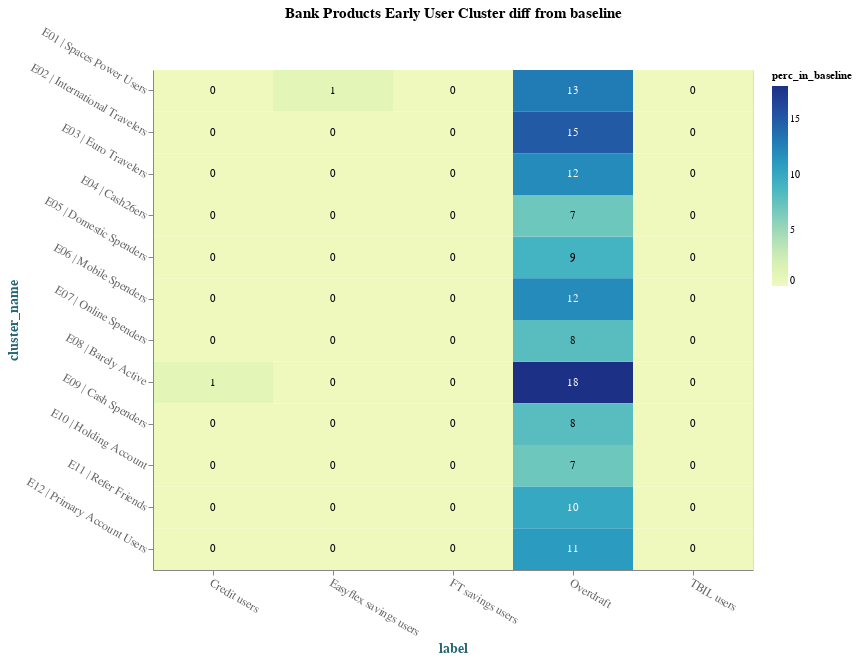

Write notebook code for a chart like this one.
### Code cell
heatmap = (
    alt.Chart(bp_perc_baseline_df)
    .mark_rect()
    .encode(
        x="label:N",
        y="cluster_name:N",
        color="perc_in_baseline:Q",
        tooltip="perc_in_baseline:Q",
    )
    .properties(
        width=600,
        height=500,
        title="Proportion of Bank Product users in the DEU baseline",
    )
)

# Configure text
text = heatmap.mark_text(baseline="middle").encode(
    text="perc_in_baseline:Q",
    color=alt.condition(
        alt.datum.perc_in_baseline < 10, alt.value("black"), alt.value("white")
    ),
)

graph = (
    alt.hconcat(heatmap + text)
    .configure_axis(
        labelFontSize=12,
        titleFontSize=14,
        labelAngle=30,
        labelColor="#666666",
        titleColor="#266678",
        grid=False,
    )
    .configure_title(fontSize=15)
)

graph

### Figure 1 — Vega-Lite specification as saved in the notebook (floating-point values rounded to 4 significant figures)
{"config": {"view": {"continuousWidth": 400, "continuousHeight": 300}, "axis": {"grid": false, "labelAngle": 30, "labelColor": "#666666", "labelFontSize": 12, "titleColor": "#266678", "titleFontSize": 14}, "title": {"fontSize": 15}}, "hconcat": [{"layer": [{"mark": "rect", "encoding": {"color": {"type": "quantitative", "field": "perc_in_baseline"}, "tooltip": {"type": "quantitative", "field": "perc_in_baseline"}, "x": {"type": "nominal", "field": "label"}, "y": {"type": "nominal", "field": "cluster_name"}}, "height": 500, "title": "Bank Products Early User Cluster diff from baseline", "width": 600}, {"mark": {"type": "text", "baseline": "middle"}, "encoding": {"color": {"condition": {"value": "black", "test": "(datum.perc_in_baseline < 10)"}, "value": "white"}, "text": {"type": "quantitative", "field": "perc_in_baseline"}, "tooltip": {"type": "quantitative", "field": "perc_in_baseline"}, "x": {"type": "nominal", "field": "label"}, "y": {"type": "nominal", "field": "cluster_name"}}, "height": 500, "title": "Bank Products Early User Cluster diff from baseline", "width": 600}]}], "data": {"name": "data-0c486f67df364de494776fc2deeec302"}, "$schema": "https://vega.github.io/schema/vega-lite/v4.8.1.json", "datasets": {"data-0c486f67df364de494776fc2deeec302": [{"label": "Overdraft", "cluster_name": "E08 | Barely Active", "cluster_n_users": 37040.0, "bp_n_users": 6613, "perc_in_baseline": 18.0}, {"label": "Overdraft", "cluster_name": "E03 | Euro Travelers", "cluster_n_users": 23450.0, "bp_n_users": 2703, "perc_in_baseline": 12.0}, {"label": "Overdraft", "cluster_name": "E10 | Holding Account", "cluster_n_users": 127200.0, "bp_n_users": 8672, "perc_in_baseline": 7.0}, {"label": "Overdraft", "cluster_name": "E05 | Domestic Spenders", "cluster_n_users": 106200.0, "bp_n_users": 9553, "perc_in_baseline": 9.0}, {"label": "Overdraft", "cluster_name": "E01 | Spaces Power Users", "cluster_n_users": 71590.0, "bp_n_users": 9108, "perc_in_baseline": 13.0}, {"label": "Overdraft", "cluster_name": "E12 | Primary Account Users", "cluster_n_users": 47600.0, "bp_n_users": 5434, "perc_in_baseline": 11.0}, {"label": "Overdraft", "cluster_name": "E06 | Mobile Spenders", "cluster_n_users": 55460.0, "bp_n_users": 6767, "perc_in_baseline": 12.0}, {"label": "Overdraft", "cluster_name": "E09 | Cash Spenders", "cluster_n_users": 25800.0, "bp_n_users": 2145, "perc_in_baseline": 8.0}, {"label": "Overdraft", "cluster_name": "E02 | International Travelers", "cluster_n_users": 10470.0, "bp_n_users": 1577, "perc_in_baseline": 15.0}, {"label": "Overdraft", "cluster_name": "E04 | Cash26ers", "cluster_n_users": 30760.0, "bp_n_users": 2169, "perc_in_baseline": 7.0}, {"label": "Overdraft", "cluster_name": "E07 | Online Spenders", "cluster_n_users": 39110.0, "bp_n_users": 3240, "perc_in_baseline": 8.0}, {"label": "Overdraft", "cluster_name": "E11 | Refer Friends", "cluster_n_users": 7574.0, "bp_n_users": 756, "perc_in_baseline": 10.0}, {"label": "FT savings users", "cluster_name": "E07 | Online Spenders", "cluster_n_users": 39110.0, "bp_n_users": 25, "perc_in_baseline": 0.0}, {"label": "FT savings users", "cluster_name": "E10 | Holding Account", "cluster_n_users": 127200.0, "bp_n_users": 137, "perc_in_baseline": 0.0}, {"label": "FT savings users", "cluster_name": "E05 | Domestic Spenders", "cluster_n_users": 106200.0, "bp_n_users": 119, "perc_in_baseline": 0.0}, {"label": "FT savings users", "cluster_name": "E04 | Cash26ers", "cluster_n_users": 30760.0, "bp_n_users": 14, "perc_in_baseline": 0.0}, {"label": "FT savings users", "cluster_name": "E01 | Spaces Power Users", "cluster_n_users": 71590.0, "bp_n_users": 142, "perc_in_baseline": 0.0}, {"label": "FT savings users", "cluster_name": "E12 | Primary Account Users", "cluster_n_users": 47600.0, "bp_n_users": 49, "perc_in_baseline": 0.0}, {"label": "FT savings users", "cluster_name": "E09 | Cash Spenders", "cluster_n_users": 25800.0, "bp_n_users": 10, "perc_in_baseline": 0.0}, {"label": "Easyflex savings users", "cluster_name": "E12 | Primary Account Users", "cluster_n_users": 47600.0, "bp_n_users": 110, "perc_in_baseline": 0.0}, {"label": "Easyflex savings users", "cluster_name": "E01 | Spaces Power Users", "cluster_n_users": 71590.0, "bp_n_users": 407, "perc_in_baseline": 1.0}, {"label": "Easyflex savings users", "cluster_name": "E02 | International Travelers", "cluster_n_users": 10470.0, "bp_n_users": 10, "perc_in_baseline": 0.0}, {"label": "Easyflex savings users", "cluster_name": "E06 | Mobile Spenders", "cluster_n_users": 55460.0, "bp_n_users": 95, "perc_in_baseline": 0.0}, {"label": "Easyflex savings users", "cluster_name": "E05 | Domestic Spenders", "cluster_n_users": 106200.0, "bp_n_users": 167, "perc_in_baseline": 0.0}, {"label": "Easyflex savings users", "cluster_name": "E04 | Cash26ers", "cluster_n_users": 30760.0, "bp_n_users": 20, "perc_in_baseline": 0.0}, {"label": "Easyflex savings users", "cluster_name": "E10 | Holding Account", "cluster_n_users": 127200.0, "bp_n_users": 121, "perc_in_baseline": 0.0}, {"label": "Credit users", "cluster_name": "E01 | Spaces Power Users", "cluster_n_users": 71590.0, "bp_n_users": 297, "perc_in_baseline": 0.0}, {"label": "Credit users", "cluster_name": "E10 | Holding Account", "cluster_n_users": 127200.0, "bp_n_users": 202, "perc_in_baseline": 0.0}, {"label": "Credit users", "cluster_name": "E03 | Euro Travelers", "cluster_n_users": 23450.0, "bp_n_users": 81, "perc_in_baseline": 0.0}, {"label": "Credit users", "cluster_name": "E05 | Domestic Spenders", "cluster_n_users": 106200.0, "bp_n_users": 361, "perc_in_baseline": 0.0}, {"label": "Credit users", "cluster_name": "E12 | Primary Account Users", "cluster_n_users": 47600.0, "bp_n_users": 133, "perc_in_baseline": 0.0}, {"label": "Credit users", "cluster_name": "E08 | Barely Active", "cluster_n_users": 37040.0, "bp_n_users": 250, "perc_in_baseline": 1.0}, {"label": "Credit users", "cluster_name": "E11 | Refer Friends", "cluster_n_users": 7574.0, "bp_n_users": 21, "perc_in_baseline": 0.0}, {"label": "Credit users", "cluster_name": "E07 | Online Spenders", "cluster_n_users": 39110.0, "bp_n_users": 74, "perc_in_baseline": 0.0}, {"label": "Credit users", "cluster_name": "E06 | Mobile Spenders", "cluster_n_users": 55460.0, "bp_n_users": 151, "perc_in_baseline": 0.0}, {"label": "TBIL users", "cluster_name": "E09 | Cash Spenders", "cluster_n_users": 25800.0, "bp_n_users": 11, "perc_in_baseline": 0.0}, {"label": "TBIL users", "cluster_name": "E10 | Holding Account", "cluster_n_users": 127200.0, "bp_n_users": 19, "perc_in_baseline": 0.0}, {"label": "TBIL users", "cluster_name": "E05 | Domestic Spenders", "cluster_n_users": 106200.0, "bp_n_users": 94, "perc_in_baseline": 0.0}, {"label": "TBIL users", "cluster_name": "E06 | Mobile Spenders", "cluster_n_users": 55460.0, "bp_n_users": 48, "perc_in_baseline": 0.0}, {"label": "Easyflex savings users", "cluster_name": "E03 | Euro Travelers", "cluster_n_users": 23450.0, "bp_n_users": 23, "perc_in_baseline": 0.0}, {"label": "Easyflex savings users", "cluster_name": "E09 | Cash Spenders", "cluster_n_users": 25800.0, "bp_n_users": 23, "perc_in_baseline": 0.0}, {"label": "Credit users", "cluster_name": "E09 | Cash Spenders", "cluster_n_users": 25800.0, "bp_n_users": 93, "perc_in_baseline": 0.0}, {"label": "Credit users", "cluster_name": "E02 | International Travelers", "cluster_n_users": 10470.0, "bp_n_users": 23, "perc_in_baseline": 0.0}, {"label": "Credit users", "cluster_name": "E04 | Cash26ers", "cluster_n_users": 30760.0, "bp_n_users": 88, "perc_in_baseline": 0.0}, {"label": "TBIL users", "cluster_name": "E12 | Primary Account Users", "cluster_n_users": 47600.0, "bp_n_users": 23, "perc_in_baseline": 0.0}, {"label": "TBIL users", "cluster_name": "E07 | Online Spenders", "cluster_n_users": 39110.0, "bp_n_users": 18, "perc_in_baseline": 0.0}, {"label": "TBIL users", "cluster_name": "E04 | Cash26ers", "cluster_n_users": 30760.0, "bp_n_users": 34, "perc_in_baseline": 0.0}, {"label": "TBIL users", "cluster_name": "E01 | Spaces Power Users", "cluster_n_users": 71590.0, "bp_n_users": 50, "perc_in_baseline": 0.0}, {"label": "FT savings users", "cluster_name": "E03 | Euro Travelers", "cluster_n_users": 23450.0, "bp_n_users": 20, "perc_in_baseline": 0.0}, {"label": "Easyflex savings users", "cluster_name": "E07 | Online Spenders", "cluster_n_users": 39110.0, "bp_n_users": 22, "perc_in_baseline": 0.0}, {"label": "TBIL users", "cluster_name": "E08 | Barely Active", "cluster_n_users": 37040.0, "bp_n_users": 22, "perc_in_baseline": 0.0}, {"label": "FT savings users", "cluster_name": "E06 | Mobile Spenders", "cluster_n_users": 55460.0, "bp_n_users": 40, "perc_in_baseline": 0.0}, {"label": "TBIL users", "cluster_name": "E03 | Euro Travelers", "cluster_n_users": 23450.0, "bp_n_users": 13, "perc_in_baseline": 0.0}, {"label": "FT savings users", "cluster_name": "E11 | Refer Friends", "cluster_n_users": 7574.0, "bp_n_users": 7, "perc_in_baseline": 0.0}, {"label": "Easyflex savings users", "cluster_name": "E11 | Refer Friends", "cluster_n_users": 7574.0, "bp_n_users": 7, "perc_in_baseline": 0.0}, {"label": "Easyflex savings users", "cluster_name": "E08 | Barely Active", "cluster_n_users": 37040.0, "bp_n_users": 11, "perc_in_baseline": 0.0}, {"label": "TBIL users", "cluster_name": "E11 | Refer Friends", "cluster_n_users": 7574.0, "bp_n_users": 2, "perc_in_baseline": 0.0}, {"label": "FT savings users", "cluster_name": "E02 | International Travelers", "cluster_n_users": 10470.0, "bp_n_users": 5, "perc_in_baseline": 0.0}, {"label": "TBIL users", "cluster_name": "E02 | International Travelers", "cluster_n_users": 10470.0, "bp_n_users": 2, "perc_in_baseline": 0.0}, {"label": "FT savings users", "cluster_name": "E08 | Barely Active", "cluster_n_users": 37040.0, "bp_n_users": 2, "perc_in_baseline": 0.0}]}}
